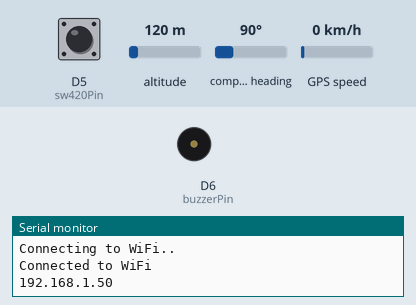
Simulated run of this sketch. Board: ESP8266 (NodeMCU). Parts: buzzer (waves = sounding, pin HIGH), the last lines printed to the serial monitor. The test bench sets the inputs (shaded band); at power-on: D5 (sw420Pin) LOW, altitude 120 m, compass heading 90°, GPS speed 0 km/h. WiFi joins after 1.5 s; servers stay silent unless stated; the GPS gets a fix after 3 s at 37.7749, -122.4194 with 8 satellites.

Above: at 3.2 s.
3.3 s: D5 (sw420Pin) pulled HIGH for 0.15 s
At 3.8 s:
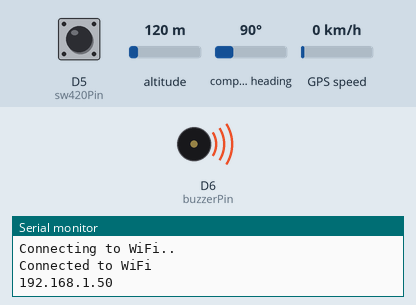
11.7 s: D5 (sw420Pin) pulled HIGH for 1 s
At 17.0 s:
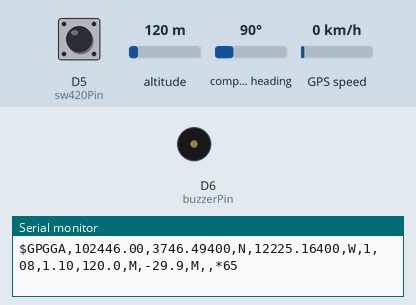
Timing chart, 0 to 18.5 s (numbered marks = the images above; inputs shaded):
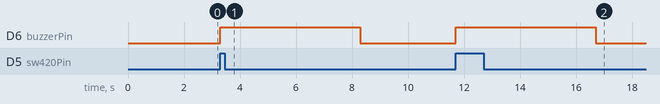

Measured:
- after the input at 3.3 s, D6 (buzzerPin): LOW → HIGH at once, → LOW 5.0 s later
- after the input at 11.7 s, D6 (buzzerPin): LOW → HIGH at once, → LOW 5.0 s later

The sketch:

tracker-gps.ino
```cpp
#include <ESP8266WiFi.h>
#include <WiFiClientSecure.h>
#include <UniversalTelegramBot.h>
#include <ArduinoJson.h>
#include <TinyGPS++.h>
#include <SoftwareSerial.h>

const char* ssid = "FBR3";
const char* password = "08121969";

// Inisialisasi Bot Token
#define BOTtoken "7206639866:AAEK1GmIGdeKUc_CTlO3FPQKQIKZtFf2XSw"  // Bot Token dari BotFather
#define CHAT_ID "6293314881"

WiFiClientSecure client;
UniversalTelegramBot bot(BOTtoken, client);

int botRequestDelay = 1000; // Delay antara request ke bot
unsigned long lastTimeBotRan;

// Set up SoftwareSerial on pins D1 (RX) and D2 (TX)
SoftwareSerial GPSSerial(D1, D2);
TinyGPSPlus gps;

// Define pins for SW-420 and Buzzer
const int sw420Pin = D5;
const int buzzerPin = D6;

// Flag to avoid sending multiple alerts
bool vibrationDetected = false;

void handleNewMessages(int numNewMessages) {
  Serial.println("handleNewMessages");
  Serial.println(String(numNewMessages));

  for (int i = 0; i < numNewMessages; i++) {
    String chat_id = String(bot.messages[i].chat_id);
    if (chat_id != CHAT_ID) {
      bot.sendMessage(chat_id, "Unauthorized user", "");
      continue;
    }
    String text = bot.messages[i].text;
    Serial.println("Message: " + text);

    String from_name = bot.messages[i].from_name;

    while (GPSSerial.available()) {
      char c = GPSSerial.read();
      gps.encode(c);
      Serial.print(c); // Output setiap karakter yang diterima dari GPS
    }

    if (gps.charsProcessed() > 10 && gps.location.isValid()) {
      float currentLat = gps.location.lat();
      float currentLng = gps.location.lng();

      if (text == "/start") {
        String control = "Selamat Datang, " + from_name + ".\n";
        control += "Gunakan Commands Di Bawah Untuk Monitoring Lokasi GPS\n\n";
        control += "/Lokasi Untuk Mengetahui lokasi saat ini \n";
        bot.sendMessage(chat_id, control, "");
        Serial.println("Sent /start response");
      } else if (text == "/Lokasi") {
        String lokasi = "Lokasi : https://www.google.com/maps/@";
        lokasi += String(currentLat, 6);
        lokasi += ",";
        lokasi += String(currentLng, 6);
        lokasi += ",21z?entry=ttu";
        bot.sendMessage(chat_id, lokasi, "");
        Serial.println("Sent /Lokasi response");
      }
    } else {
      Serial.println("No GPS data available");
      bot.sendMessage(chat_id, "Tidak ada data GPS yang valid.");
    }
  }
}

void setup() {
  Serial.begin(115200);
  GPSSerial.begin(9600);

  // Koneksi ke WiFi
  WiFi.mode(WIFI_STA);
  WiFi.begin(ssid, password);

  while (WiFi.status() != WL_CONNECTED) {
    delay(1000);
    Serial.println("Connecting to WiFi..");
  }
  // Print ESP8266 Local IP Address
  Serial.println("Connected to WiFi");
  Serial.println(WiFi.localIP());

  // Set waktu root certificate dari server Telegram
  client.setInsecure();

  // Initialize SW-420 and Buzzer pins
  pinMode(sw420Pin, INPUT);
  pinMode(buzzerPin, OUTPUT);
}

void loop() {
  if (millis() > lastTimeBotRan + botRequestDelay) {
    int numNewMessages = bot.getUpdates(bot.last_message_received + 1);

    while (numNewMessages) {
      Serial.println("Got response from Telegram");
      handleNewMessages(numNewMessages);
      numNewMessages = bot.getUpdates(bot.last_message_received + 1);
    }
    lastTimeBotRan = millis();
  }

  // Check SW-420 sensor
  if (digitalRead(sw420Pin) == HIGH) {
    if (!vibrationDetected) {
      vibrationDetected = true;

      // Activate Buzzer
      digitalWrite(buzzerPin, HIGH);
      delay(5000); // Buzzer on for 5 seconds
      digitalWrite(buzzerPin, LOW);

      // Read GPS data until a valid location is obtained
      unsigned long startTime = millis();
      while (millis() - startTime < 10000) { // Try for up to 10 seconds
        while (GPSSerial.available()) {
          char c = GPSSerial.read();
          gps.encode(c);
          Serial.print(c); // Output setiap karakter yang diterima dari GPS
        }

        if (gps.charsProcessed() > 10 && gps.location.isValid()) {
          float currentLat = gps.location.lat();
          float currentLng = gps.location.lng();

          String lokasi = "Getaran terdeteksi! Lokasi: https://www.google.com/maps/@";
          lokasi += String(currentLat, 6);
          lokasi += ",";
          lokasi += String(currentLng, 6);
          lokasi += ",21z?entry=ttu";
          bot.sendMessage(CHAT_ID, lokasi, "");
          Serial.println("Sent vibration alert with location");
          break;
        }
      }

      if (!gps.location.isValid()) {
        Serial.println("No valid GPS data available for vibration alert");
        bot.sendMessage(CHAT_ID, "Getaran terdeteksi! Tidak ada data GPS yang valid.", "");
      }
    }
  } else {
    vibrationDetected = false;
  }
}
```
